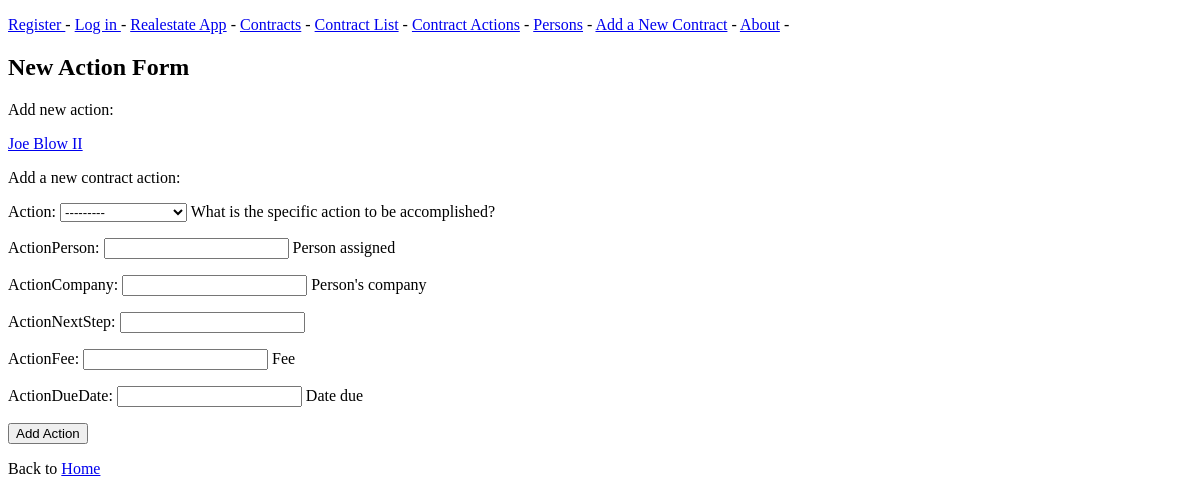
/new_action/1/, run on an earlier commit of the app's database.
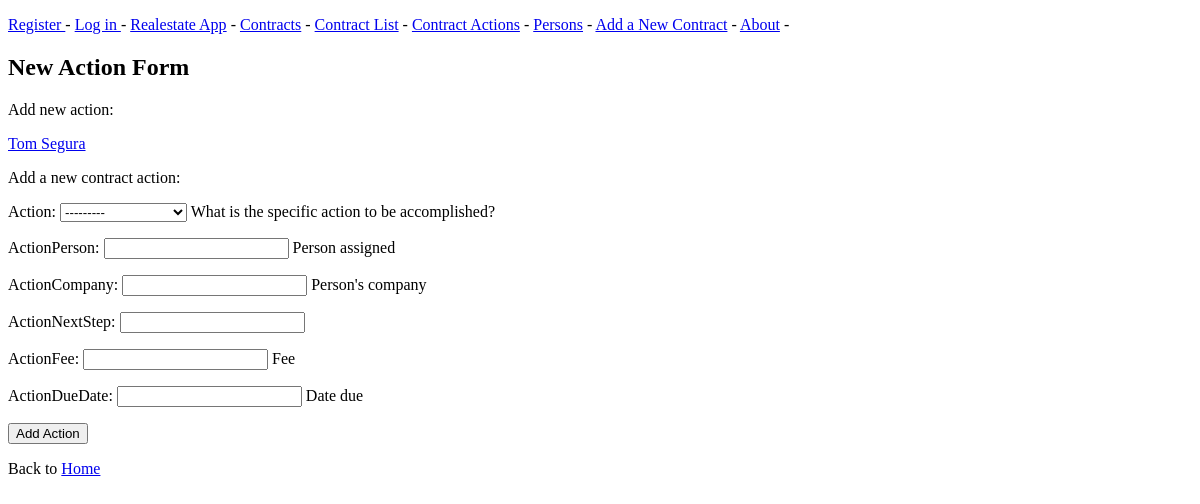
And on a later commit of the database.
### realestate_app/models.py (models this page shows)
class Contract(models.Model):
    seller = models.CharField(max_length=30, help_text="Enter Seller's Name")
    buyer = models.CharField(max_length=30, help_text="Enter Buyer's Name")
    listingAgent = models.CharField(max_length=30, help_text="Enter Listing Agent")
    buyingAgent = models.CharField(max_length=30, help_text="Enter Buying Agent")
    price = models.PositiveBigIntegerField(help_text="Enter Price")
    contractDate = models.DateTimeField(default=timezone.now, help_text="Enter Date of Contract")
    propertyAddress = models.CharField(max_length=30, help_text="Enter Property Addresss")
    AddDate = models.DateField(auto_now_add=True, null=True, verbose_name="created at")
    class Meta:
        ordering = ["seller"]
    def __str__(self):
        return self.seller

### realestate_app/views.py (the view, shortened to what this page needs)
# urls.py: path('new_action/<int:contract_id>/', views.new_action, name='new_action' ),
def new_action(request, contract_id):
    contract = Contract.objects.get(id=contract_id)
    if request.method != 'POST':
        form = ActionForm()
    context = {'contract': contract,
               'form': form
               }
    return render( request, 'realestate_app/new_action.html', context)

### realestate_app/forms.py
class ActionForm(forms.ModelForm):
    class Meta:
        model = Action
        fields= [ 'action',
                  'actionPerson',
                  'actionCompany',
                  'actionNextStep',
                   'actionFee',
                   'actionDueDate',
                ]
        labels = {'text': ''}
        widgets = {'text': forms.Textarea(attrs={'cols': 80})}

### realestate_app/templates/realestate_app/new_action.html (shortened to what this page needs)
{% extends "realestate_app/base.html"   %}
  {% block content %}
  <h2>New Action Form</h2>
  <p>Add new action:</p>
  <p><a href="{% url 'realestate_app:contract' contract.id %}">{{contract}} </a></p>
  <p>Add a new contract action:</p>
  <form action="{% url 'realestate_app:new_action' contract.id %}" method='post' >
    {{ form.as_p }}
    <button name="Submit">Add Action</button>
  </form>
  <p>Back to <a href="/">Home</a></p>
  {% endblock content %}

What changed in the data, as far as the page shows it:
changed Contract: seller "Joe Blow II" → "Tom Segura"
